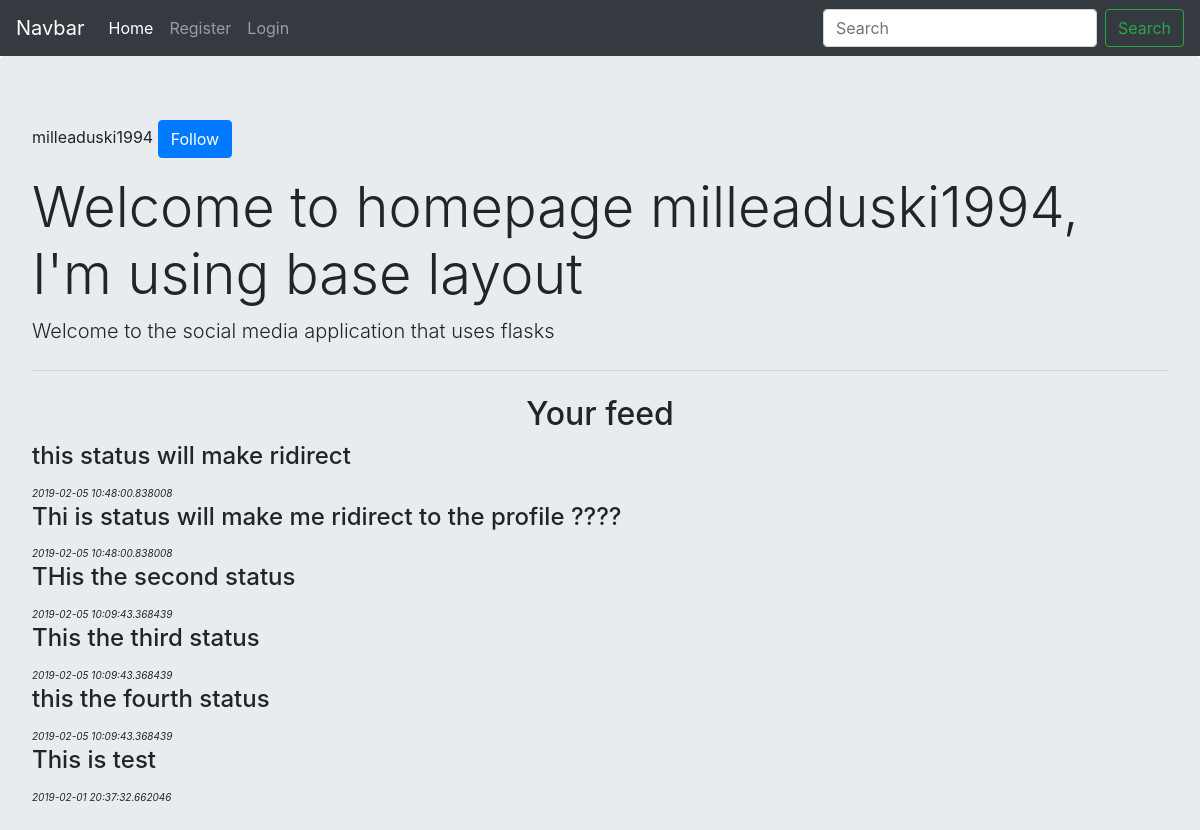
The app's page /user/milleaduski1994 with its own data.
### app.py (models this page shows, shortened)
class BaseModel(Model):
	class Meta:
		database = database

class User(BaseModel):
	username = CharField(unique=True)
	password = CharField()
	email = CharField(unique=True)
	join_at = DateTimeField(default=datetime.datetime.now())

class Message(BaseModel):
	user = ForeignKeyField(User, backref = 'messages')
	content = TextField()
	published_at = DateTimeField(default=datetime.datetime.now())

### app.py (the view)
@app.route('/user/<username>')
def userProfile(username):
	try:
		user = User.get(User.username == username)
	except User.DoesNotExist:
		abort(404)
	messages = user.messages.order_by(Message.published_at.desc())
	return render_template('profile.html', messages = messages, user=user)

### app.py (called while the page is built)
@app.before_request
def before_request():
	database.connect()

@app.after_request
def after_request(response):
	database.close()
	return response

### templates/profile.html
{%extends "layout.html" %}
{% block body %}
<div class="jumbotron">
	{% if user.username != session.username %}
		<form method="post" action="{{url_for('userFollow', username = user.username)}}">
			<p class="bold">{{user.username}} <button class="btn btn-primary">Follow</button></p>
		</form>
	{% endif %}
  <h1 class="display-4">Welcome to homepage {{user.username}}, I'm using base layout</h1>
  <p class="lead">Welcome to the social media application that uses flasks</p>
  <hr class="my-4">
  <h2 style="text-align: center;">Your feed</h2>
  {% for message in messages%}
		<h4>{{message.content}}</h4>
		<span style="font-size: 10px; font-style: italic;">{{message.published_at}}</span>
  {% endfor %}
</div>
{% endblock %}

### templates/layout.html (shortened to what this page needs)
<!DOCTYPE html>
<html>
<head>
	<link rel="stylesheet" href="https://stackpath.bootstrapcdn.com/bootstrap/4.2.1/css/bootstrap.min.css">
</head>
<body>
<nav class="navbar navbar-expand-lg navbar-dark bg-dark">
  <a class="navbar-brand" href="#">Navbar</a>
  <div class="collapse navbar-collapse" id="navbarSupportedContent">
    <ul class="navbar-nav mr-auto">
      <li class="nav-item active">
        <a class="nav-link" href="{{url_for('showHomePage')}}">Home <span class="sr-only">(current)</span></a>
      </li>
      {% if not session.logged_in %}
      <li class="nav-item">
        <a class="nav-link" href="{{url_for('registerPage')}}">Register</a>
      </li>
      <li class="nav-item">
        <a class="nav-link" href="{{url_for('loginPage')}}">Login</a>
      </li>
      {% endif %}
    </ul>
    <form class="form-inline my-2 my-lg-0">
      <input class="form-control mr-sm-2" type="search" placeholder="Search" aria-label="Search">
      <button class="btn btn-outline-success my-2 my-sm-0" type="submit">Search</button>
    </form>
  </div>
</nav>
{% block body %}
{% endblock %}
</body>
</html>

### records on screen
User: username "milleaduski1994"
Message: content "this status will make ridirect", published_at "2019-02-05 10:48:00.838008"
Message: content "Thi is status will make me ridirect to the profile ????", published_at "2019-02-05 10:48:00.838008"
Message: content "THis the second status", published_at "2019-02-05 10:09:43.368439"
Message: content "This the third status", published_at "2019-02-05 10:09:43.368439"
Message: content "this the fourth status", published_at "2019-02-05 10:09:43.368439"
Message: content "This is test", published_at "2019-02-01 20:37:32.662046"
